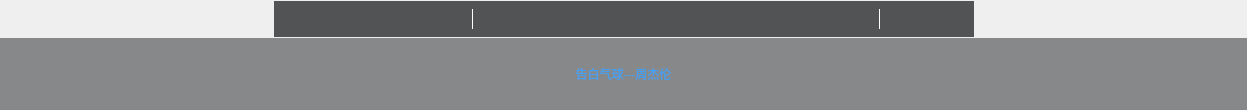
<?xml version="1.0" encoding="UTF-8"?>
<ui version="4.0">
 <class>DesktopLyric</class>
 <widget class="QWidget" name="DesktopLyric">
  <property name="geometry">
   <rect>
    <x>0</x>
    <y>0</y>
    <width>1247</width>
    <height>110</height>
   </rect>
  </property>
  <property name="minimumSize">
   <size>
    <width>960</width>
    <height>110</height>
   </size>
  </property>
  <property name="windowTitle">
   <string>Form</string>
  </property>
  <property name="styleSheet">
   <string notr="true">*
{
border: none;
}

QFrame#frame_all
{
background-color: transparent;
}

QFrame#frame_top
{
background-color: transparent;
}

QFrame#frame_func
{
background-color: rgba(64, 66, 68,0.9);
}

QPushButton
{
background-color: transparent;
}

#line2,#line1
{
background-color: white;
}

QLabel#label_lyric
{
border: none;
/*font: 800 30px &quot;微软雅黑&quot;;*/
color: rgb(70, 160, 239);
background-color: rgba(64, 66, 68,0.6);
}</string>
  </property>
  <layout class="QVBoxLayout" name="verticalLayout">
   <property name="spacing">
    <number>0</number>
   </property>
   <property name="leftMargin">
    <number>0</number>
   </property>
   <property name="topMargin">
    <number>0</number>
   </property>
   <property name="rightMargin">
    <number>0</number>
   </property>
   <property name="bottomMargin">
    <number>0</number>
   </property>
   <item>
    <widget class="QFrame" name="frame_all">
     <property name="styleSheet">
      <string notr="true"/>
     </property>
     <property name="frameShape">
      <enum>QFrame::StyledPanel</enum>
     </property>
     <property name="frameShadow">
      <enum>QFrame::Raised</enum>
     </property>
     <layout class="QVBoxLayout" name="verticalLayout_2">
      <property name="spacing">
       <number>0</number>
      </property>
      <property name="leftMargin">
       <number>0</number>
      </property>
      <property name="topMargin">
       <number>0</number>
      </property>
      <property name="rightMargin">
       <number>0</number>
      </property>
      <property name="bottomMargin">
       <number>0</number>
      </property>
      <item>
       <widget class="QFrame" name="frame_top">
        <property name="minimumSize">
         <size>
          <width>960</width>
          <height>38</height>
         </size>
        </property>
        <property name="maximumSize">
         <size>
          <width>16777215</width>
          <height>38</height>
         </size>
        </property>
        <property name="styleSheet">
         <string notr="true"/>
        </property>
        <property name="frameShape">
         <enum>QFrame::StyledPanel</enum>
        </property>
        <property name="frameShadow">
         <enum>QFrame::Raised</enum>
        </property>
        <layout class="QHBoxLayout" name="horizontalLayout">
         <property name="leftMargin">
          <number>0</number>
         </property>
         <property name="topMargin">
          <number>0</number>
         </property>
         <property name="rightMargin">
          <number>0</number>
         </property>
         <property name="bottomMargin">
          <number>0</number>
         </property>
         <item>
          <spacer name="horizontalSpacer">
           <property name="orientation">
            <enum>Qt::Horizontal</enum>
           </property>
           <property name="sizeHint" stdset="0">
            <size>
             <width>265</width>
             <height>20</height>
            </size>
           </property>
          </spacer>
         </item>
         <item>
          <widget class="QFrame" name="frame_func">
           <property name="minimumSize">
            <size>
             <width>700</width>
             <height>36</height>
            </size>
           </property>
           <property name="maximumSize">
            <size>
             <width>700</width>
             <height>36</height>
            </size>
           </property>
           <property name="styleSheet">
            <string notr="true"/>
           </property>
           <property name="frameShape">
            <enum>QFrame::StyledPanel</enum>
           </property>
           <property name="frameShadow">
            <enum>QFrame::Raised</enum>
           </property>
           <layout class="QHBoxLayout" name="horizontalLayout_2">
            <property name="spacing">
             <number>6</number>
            </property>
            <property name="leftMargin">
             <number>4</number>
            </property>
            <property name="topMargin">
             <number>0</number>
            </property>
            <property name="rightMargin">
             <number>0</number>
            </property>
            <property name="bottomMargin">
             <number>0</number>
            </property>
            <item>
             <widget class="QPushButton" name="pushButton_icon">
              <property name="minimumSize">
               <size>
                <width>24</width>
                <height>24</height>
               </size>
              </property>
              <property name="maximumSize">
               <size>
                <width>24</width>
                <height>24</height>
               </size>
              </property>
              <property name="styleSheet">
               <string notr="true">QPushButton
{
border-image: url(:/images/desktop/desktop_icon.png);
}</string>
              </property>
              <property name="text">
               <string/>
              </property>
             </widget>
            </item>
            <item>
             <widget class="QPushButton" name="pushButton_vertical">
              <property name="minimumSize">
               <size>
                <width>20</width>
                <height>20</height>
               </size>
              </property>
              <property name="maximumSize">
               <size>
                <width>20</width>
                <height>20</height>
               </size>
              </property>
              <property name="styleSheet">
               <string notr="true">QPushButton
{
border-image: url(:/images/desktop/desktop_horizontal.png);
}</string>
              </property>
              <property name="text">
               <string/>
              </property>
             </widget>
            </item>
            <item>
             <widget class="QPushButton" name="pushButton_previous">
              <property name="minimumSize">
               <size>
                <width>20</width>
                <height>20</height>
               </size>
              </property>
              <property name="maximumSize">
               <size>
                <width>20</width>
                <height>20</height>
               </size>
              </property>
              <property name="styleSheet">
               <string notr="true">QPushButton
{
border-image: url(:/images/desktop/desktop_previous.png);
}</string>
              </property>
              <property name="text">
               <string/>
              </property>
             </widget>
            </item>
            <item>
             <widget class="QPushButton" name="pushButton_deskplay">
              <property name="minimumSize">
               <size>
                <width>20</width>
                <height>20</height>
               </size>
              </property>
              <property name="maximumSize">
               <size>
                <width>20</width>
                <height>20</height>
               </size>
              </property>
              <property name="styleSheet">
               <string notr="true">QPushButton
{
border-image: url(:/images/desktop/desktop_pause.png);
}

QPushButton:checked
{
border-image: url(:/images/desktop/desktop_play.png);
}</string>
              </property>
              <property name="text">
               <string/>
              </property>
             </widget>
            </item>
            <item>
             <widget class="QPushButton" name="pushButton_next">
              <property name="minimumSize">
               <size>
                <width>20</width>
                <height>20</height>
               </size>
              </property>
              <property name="maximumSize">
               <size>
                <width>20</width>
                <height>20</height>
               </size>
              </property>
              <property name="styleSheet">
               <string notr="true">QPushButton
{
border-image: url(:/images/desktop/desktop_next.png);
}</string>
              </property>
              <property name="text">
               <string/>
              </property>
             </widget>
            </item>
            <item>
             <widget class="QPushButton" name="pushButton_collect">
              <property name="minimumSize">
               <size>
                <width>26</width>
                <height>26</height>
               </size>
              </property>
              <property name="maximumSize">
               <size>
                <width>26</width>
                <height>26</height>
               </size>
              </property>
              <property name="styleSheet">
               <string notr="true">QPushButton
{
border-image: url(:/images/desktop/desktop_collect.png);
}

QPushButton:checked
{
border-image: url(:/images/desktop/desktop_collected.png);
}

QPushButton:hover
{
border-image: url(:/images/desktop/desktop_collected.png);
}</string>
              </property>
              <property name="text">
               <string/>
              </property>
             </widget>
            </item>
            <item>
             <widget class="Line" name="line1">
              <property name="minimumSize">
               <size>
                <width>1</width>
                <height>20</height>
               </size>
              </property>
              <property name="maximumSize">
               <size>
                <width>1</width>
                <height>20</height>
               </size>
              </property>
              <property name="orientation">
               <enum>Qt::Vertical</enum>
              </property>
             </widget>
            </item>
            <item>
             <widget class="QPushButton" name="pushButton_zoomIn">
              <property name="minimumSize">
               <size>
                <width>20</width>
                <height>20</height>
               </size>
              </property>
              <property name="maximumSize">
               <size>
                <width>20</width>
                <height>20</height>
               </size>
              </property>
              <property name="styleSheet">
               <string notr="true">QPushButton
{
border-image: url(:/images/desktop/desktop_fontZoomIn.png);
}</string>
              </property>
              <property name="text">
               <string/>
              </property>
             </widget>
            </item>
            <item>
             <widget class="QPushButton" name="pushButton_zoomOut">
              <property name="minimumSize">
               <size>
                <width>20</width>
                <height>20</height>
               </size>
              </property>
              <property name="maximumSize">
               <size>
                <width>20</width>
                <height>20</height>
               </size>
              </property>
              <property name="styleSheet">
               <string notr="true">QPushButton
{
border-image: url(:/images/desktop/desktop_fontZoomUot.png);
}</string>
              </property>
              <property name="text">
               <string/>
              </property>
             </widget>
            </item>
            <item>
             <widget class="QPushButton" name="pushButton_sound_add">
              <property name="minimumSize">
               <size>
                <width>22</width>
                <height>22</height>
               </size>
              </property>
              <property name="maximumSize">
               <size>
                <width>22</width>
                <height>22</height>
               </size>
              </property>
              <property name="styleSheet">
               <string notr="true">QPushButton
{
border-image: url(:/images/desktop/desktop_sound_add.png);
}</string>
              </property>
              <property name="text">
               <string/>
              </property>
             </widget>
            </item>
            <item>
             <widget class="QPushButton" name="pushButton_sound_sub">
              <property name="minimumSize">
               <size>
                <width>22</width>
                <height>22</height>
               </size>
              </property>
              <property name="maximumSize">
               <size>
                <width>22</width>
                <height>22</height>
               </size>
              </property>
              <property name="styleSheet">
               <string notr="true">QPushButton
{
border-image: url(:/images/desktop/desktop_sound_sub.png);
}</string>
              </property>
              <property name="text">
               <string/>
              </property>
             </widget>
            </item>
            <item>
             <widget class="QPushButton" name="pushButton_add">
              <property name="minimumSize">
               <size>
                <width>20</width>
                <height>20</height>
               </size>
              </property>
              <property name="maximumSize">
               <size>
                <width>20</width>
                <height>20</height>
               </size>
              </property>
              <property name="styleSheet">
               <string notr="true">QPushButton
{
border-image: url(:/images/desktop/desktop_fastbackward.png);
}</string>
              </property>
              <property name="text">
               <string/>
              </property>
             </widget>
            </item>
            <item>
             <widget class="QPushButton" name="pushButton_sub">
              <property name="minimumSize">
               <size>
                <width>20</width>
                <height>20</height>
               </size>
              </property>
              <property name="maximumSize">
               <size>
                <width>20</width>
                <height>20</height>
               </size>
              </property>
              <property name="styleSheet">
               <string notr="true">QPushButton
{
border-image: url(:/images/desktop/desktop_fastforward.png);
}</string>
              </property>
              <property name="text">
               <string/>
              </property>
             </widget>
            </item>
            <item>
             <widget class="QPushButton" name="pushButton_kala">
              <property name="minimumSize">
               <size>
                <width>24</width>
                <height>24</height>
               </size>
              </property>
              <property name="maximumSize">
               <size>
                <width>24</width>
                <height>24</height>
               </size>
              </property>
              <property name="styleSheet">
               <string notr="true">QPushButton
{
border-image: url(:/images/desktop/desktop_kalaOK.png);
}</string>
              </property>
              <property name="text">
               <string/>
              </property>
             </widget>
            </item>
            <item>
             <widget class="QPushButton" name="pushButton_color">
              <property name="minimumSize">
               <size>
                <width>24</width>
                <height>24</height>
               </size>
              </property>
              <property name="maximumSize">
               <size>
                <width>24</width>
                <height>24</height>
               </size>
              </property>
              <property name="styleSheet">
               <string notr="true">QPushButton
{
border-image: url(:/images/desktop/desktop_pallate.png);
}</string>
              </property>
              <property name="text">
               <string/>
              </property>
             </widget>
            </item>
            <item>
             <widget class="QPushButton" name="pushButtonsetting">
              <property name="minimumSize">
               <size>
                <width>24</width>
                <height>24</height>
               </size>
              </property>
              <property name="maximumSize">
               <size>
                <width>24</width>
                <height>24</height>
               </size>
              </property>
              <property name="styleSheet">
               <string notr="true">QPushButton
{
border-image: url(:/images/desktop/desktop_set.png);
}</string>
              </property>
              <property name="text">
               <string/>
              </property>
             </widget>
            </item>
            <item>
             <widget class="QPushButton" name="pushButton_search">
              <property name="minimumSize">
               <size>
                <width>90</width>
                <height>26</height>
               </size>
              </property>
              <property name="maximumSize">
               <size>
                <width>100</width>
                <height>26</height>
               </size>
              </property>
              <property name="styleSheet">
               <string notr="true">QPushButton
{
color: #b5bfc1;
font: 400 14px &quot;微软雅黑&quot;;
}</string>
              </property>
              <property name="text">
               <string/>
              </property>
             </widget>
            </item>
            <item>
             <widget class="Line" name="line2">
              <property name="minimumSize">
               <size>
                <width>1</width>
                <height>20</height>
               </size>
              </property>
              <property name="maximumSize">
               <size>
                <width>1</width>
                <height>20</height>
               </size>
              </property>
              <property name="orientation">
               <enum>Qt::Vertical</enum>
              </property>
             </widget>
            </item>
            <item>
             <widget class="QPushButton" name="pushButton_lock">
              <property name="minimumSize">
               <size>
                <width>20</width>
                <height>20</height>
               </size>
              </property>
              <property name="maximumSize">
               <size>
                <width>20</width>
                <height>20</height>
               </size>
              </property>
              <property name="styleSheet">
               <string notr="true">QPushButton
{
border-image: url(:/images/desktop/deskop_unlock.png);
}

QPushButton:checked
{
border-image: url(:/images/desktop/desktop_lock.png);
}</string>
              </property>
              <property name="text">
               <string/>
              </property>
             </widget>
            </item>
            <item>
             <widget class="QPushButton" name="pushButton_desktop">
              <property name="minimumSize">
               <size>
                <width>18</width>
                <height>18</height>
               </size>
              </property>
              <property name="maximumSize">
               <size>
                <width>18</width>
                <height>18</height>
               </size>
              </property>
              <property name="styleSheet">
               <string notr="true">QPushButton
{
border-image: url(:/images/desktop/desktop_switch.png);
}</string>
              </property>
              <property name="text">
               <string/>
              </property>
             </widget>
            </item>
            <item>
             <widget class="QPushButton" name="pushButton_close">
              <property name="minimumSize">
               <size>
                <width>20</width>
                <height>20</height>
               </size>
              </property>
              <property name="maximumSize">
               <size>
                <width>20</width>
                <height>20</height>
               </size>
              </property>
              <property name="styleSheet">
               <string notr="true">#pushButton_close
{
border-image: url(:/images/desktop/desktop_close.png);
}</string>
              </property>
              <property name="text">
               <string/>
              </property>
             </widget>
            </item>
           </layout>
          </widget>
         </item>
         <item>
          <spacer name="horizontalSpacer_2">
           <property name="orientation">
            <enum>Qt::Horizontal</enum>
           </property>
           <property name="sizeHint" stdset="0">
            <size>
             <width>264</width>
             <height>20</height>
            </size>
           </property>
          </spacer>
         </item>
        </layout>
       </widget>
      </item>
      <item>
       <widget class="QLabel" name="label_lyric">
        <property name="minimumSize">
         <size>
          <width>960</width>
          <height>72</height>
         </size>
        </property>
        <property name="maximumSize">
         <size>
          <width>16777215</width>
          <height>72</height>
         </size>
        </property>
        <property name="styleSheet">
         <string notr="true"/>
        </property>
        <property name="text">
         <string>告白气球---周杰伦</string>
        </property>
        <property name="alignment">
         <set>Qt::AlignCenter</set>
        </property>
       </widget>
      </item>
     </layout>
    </widget>
   </item>
  </layout>
 </widget>
 <resources/>
 <connections/>
</ui>
